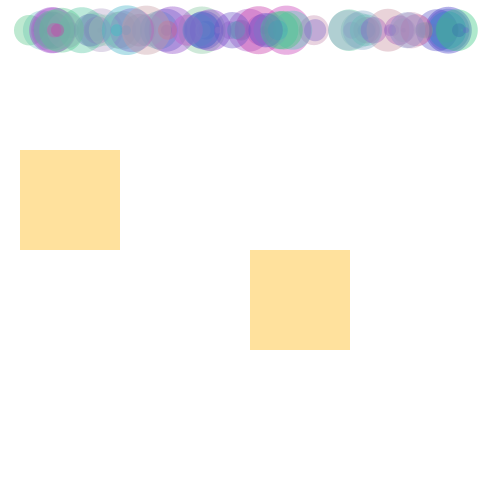
Frame 1 (no input)
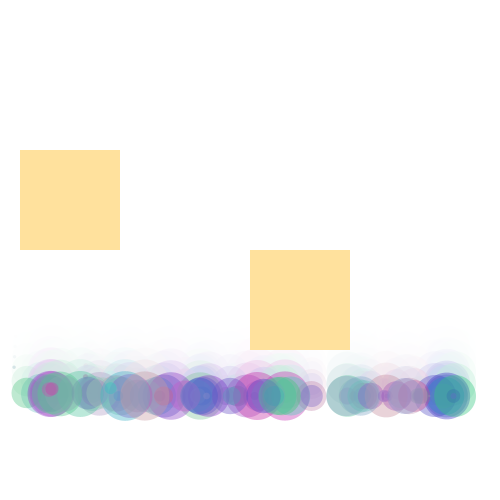
Frame 60 (the mouse pressed at the canvas centre just before this capture)
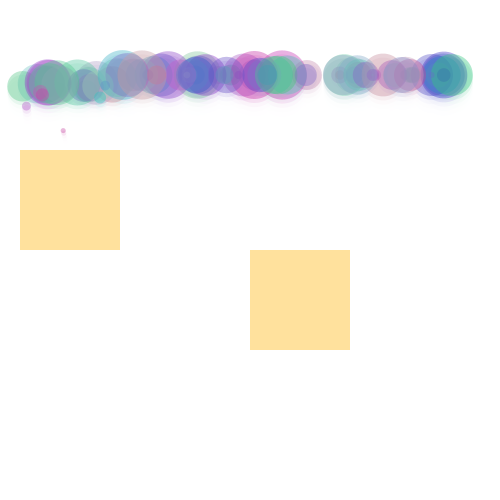
Frame 120 (the mouse held since frame 60 and released just before this capture)

The Processing sketch that drew these frames (run headless with seeded random() and noise(); from frame 60 on, the mouse is pressed at the canvas centre):

// Processing sketch: ex02_02_friction
// ── ex02_02_friction.pde
Ball[] balls;
float t;
int windCount;
float currentWind;

void setup() {
  size(500, 500);
  background(255);
  noStroke();
  balls = new Ball[100];
  t = 0;
  windCount = 0;
  currentWind = 0.001;
  for (int i=0; i<100; i++) {
    balls[i] = new Ball(new PVector(500, 500));
  }
  colorMode(HSB);
}

void draw() {
  fill(255, 180);
  rect(-10, -10, 550, 550);
  PVector wind = new PVector(random(-1 * noise(t) * 0.1, noise(t) * 0.1), 0);
  for (int i=0; i<100; i++) {
    PVector gravity = new PVector(0, 0.2 * balls[i].mass);
    balls[i].apply(wind);
    balls[i].apply(gravity);
    balls[i].update();
    balls[i].display();
  }
  t += 0.01;
  windCount++;
}

class Ball {
  PVector world;
  PVector location;
  PVector velocity;
  PVector acceleration;
  PVector colors;
  float mass;
  float frictionMag = 0.01 * 1; // friction * normal force 
  PVector[] frictionAreas;
  
  Ball(PVector w) {
    mass = random(0.1, 5);
    location = new PVector(random(20, w.x - 20), 30);
    world = w.copy();
    velocity = new PVector(0, 0);
    acceleration = velocity.copy();
    colors = new PVector(random(100, 250), random(50, 200), 200);
    frictionAreas = new PVector[2];
    frictionAreas[0] = new PVector(w.x / 2, w.y / 2, 100);
    frictionAreas[1] = new PVector(20, w.y / 2 - 100, 100);
  }
  
  void apply(PVector force) {
    PVector f = PVector.div(force, mass);
    acceleration.add(f);
  }
  
  void applyFrictionArea() {
    for (int i = 0; i<2; i++) {
      if (location.x > frictionAreas[i].x && location.x < frictionAreas[i].x + frictionAreas[i].z &&
      location.y > frictionAreas[i].y && location.y < frictionAreas[i].y + frictionAreas[i].z) {
        PVector friction = velocity.copy();
        friction.normalize();
        friction.mult(-1 * 0.04 * i * 1); // c = 0.05
        apply(friction);
      }
    }
  }
  
  void update() {
    applyFrictionArea();
    velocity.add(acceleration);
    location.add(velocity);
    acceleration.mult(0);
    _edges();
  }
  
  void display() {
    fill(30, 100, 255, 30);
    for (int i = 0; i<2; i++) {
      rect(frictionAreas[i].x, frictionAreas[i].y, frictionAreas[i].z, frictionAreas[i].z);
    }
    fill(colors.x, colors.y, colors.z, 100);
    ellipse(location.x, location.y, mass * 10, mass * 10);
  }
  
  void _edges() {
    if (location.x > world.x + 20 || location.x < -20) {
      velocity.x *= -1;
      location.x = (location.x > world.x + 20) ? world.x + 20 : -20;
    }
    if (location.y > world.y + 20) {
      velocity.y *= -1;
      location.y = world.y + 20;
    }
  }
}
